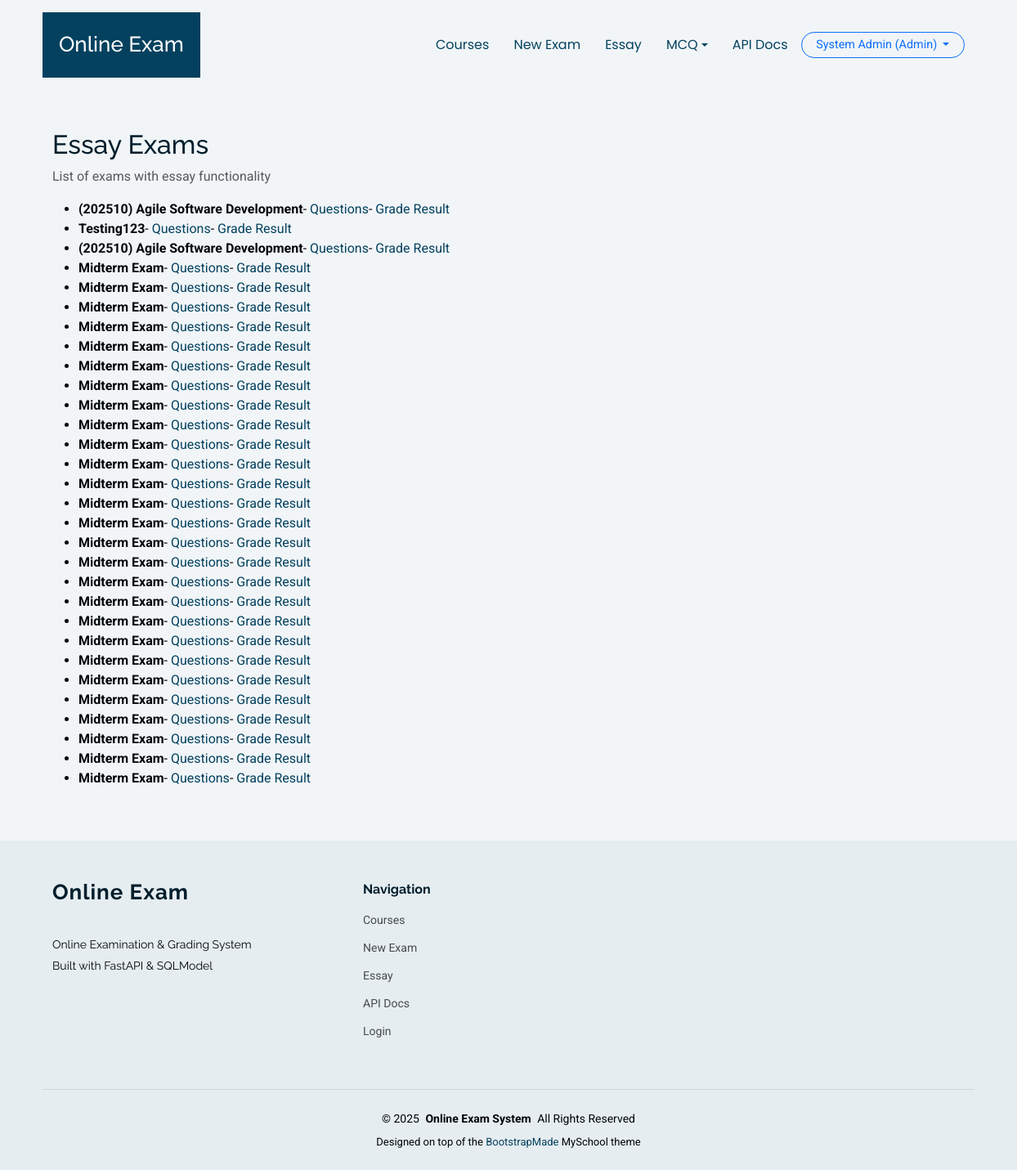
Screenshot of /essay (signed in) with the database file from the repository.
### app/models.py (models this page shows)
class User(SQLModel, table=True):
    __table_args__ = (UniqueConstraint("email", name="uq_user_email"),)
    id: Optional[int] = Field(default=None, primary_key=True)
    name: str
    email: str  # must be unique
    password_hash: str
    role: str = Field(default="student")  # "admin", "lecturer", "student"
    student_id: Optional[int] = Field(default=None, foreign_key="student.id")
    is_active: bool = Field(default=True)
    created_at: datetime = Field(default_factory=datetime.utcnow)
    title: Optional[str] = None  # Dr., Prof., Assoc. Prof., Mr., Ms., Mrs., Ir., Ts.
    staff_id: Optional[str] = None  # Unique staff/employee ID (for lecturers)
    phone: Optional[str] = None  # Contact number
    last_login: Optional[datetime] = None  # Updated after login
    status: str = Field(default="active")  # active, suspended

class Exam(SQLModel, table=True):
    id: Optional[int] = Field(default=None, primary_key=True)
    title: str
    subject: str
    duration_minutes: int
    start_time: Optional[datetime] = None
    end_time: Optional[datetime] = None
    course_id: Optional[int] = Field(default=None, foreign_key="course.id")
    instructions: Optional[str] = None
    status: str = Field(default="draft")
    created_at: datetime = Field(default_factory=datetime.utcnow)
    updated_at: datetime = Field(default_factory=datetime.utcnow)

### app/routers/essay_ui.py (the view)
@router.get("/essay")
def essay_index(
    request: Request,
    session: Session = Depends(get_session),
    current_user: User | None = Depends(get_current_user),
):
    exams = session.exec(select(Exam)).all()
    exams_meta = []
    for ex in exams:
        has_q = (
            session.exec(select(ExamQuestion).where(ExamQuestion.exam_id == ex.id)).first()
            is not None
        )
        exams_meta.append({"exam": ex, "has_questions": has_q})
    return templates.TemplateResponse(
        "essay/index.html",
        {"request": request, "exams_meta": exams_meta, "current_user": current_user},
    )

### app/templates/essay/index.html (shortened to what this page needs)
{% extends "base.html" %}
{% block content %}
<div class="container py-5">
  <h2>Essay Exams</h2>
  <p class="text-muted">List of exams with essay functionality</p>
  <ul>
    {% for item in exams_meta %}
      {% set exam = item.exam %}
      {% set has_questions = item.has_questions %}
      <li>
        <strong>{{ exam.title }}</strong>
        {%- if not current_user or current_user.role != 'student' -%}
          - <a href="/essay/{{ exam.id }}/questions">Questions</a>
        {%- endif -%}
        {%- if current_user and current_user.role in ['lecturer','admin'] -%}
          - <a href="/essay/{{ exam.id }}/attempts">Grade Result</a>
        {%- else -%}
          {%- if has_questions -%}
            - <a href="/essay/{{ exam.id }}/attempts">Results</a>
          {%- endif -%}
        {%- endif -%}
      </li>
    {% else %}
      <li>No exams found</li>
    {% endfor %}
  </ul>
</div>
{% endblock %}

### app/templates/base.html (shortened to what this page needs)
<!DOCTYPE html>
<html lang="en">
<head>
  <link href="/static/myschool/assets/vendor/bootstrap/css/bootstrap.min.css" rel="stylesheet">
  <link href="/static/myschool/assets/vendor/bootstrap-icons/bootstrap-icons.css" rel="stylesheet">
  <link href="/static/myschool/assets/vendor/aos/aos.css" rel="stylesheet">
  <link href="/static/myschool/assets/vendor/swiper/swiper-bundle.min.css" rel="stylesheet">
  <link href="/static/myschool/assets/vendor/glightbox/css/glightbox.min.css" rel="stylesheet">
  <link href="/static/myschool/assets/css/main.css" rel="stylesheet">
</head>
<body class="index-page">
  <header id="header" class="header d-flex align-items-center sticky-top">
    <div
      class="header-container container-fluid container-xl position-relative d-flex align-items-center justify-content-end">
      <a href="/" class="logo d-flex align-items-center me-auto">
        <h1 class="sitename">Online Exam</h1>
      </a>
      <nav id="navmenu" class="navmenu">
        <ul>
          {% if current_user and (current_user.role == "lecturer" or current_user.role == "admin") %}
          <li><a href="/courses/">Courses</a></li>
          <li><a href="/exams/new">New Exam</a></li>
          <li><a href="/essay">Essay</a></li>
          <li class="nav-item dropdown">
            <a class="nav-link dropdown-toggle" href="#" id="mcqDropdown" role="button" data-bs-toggle="dropdown" aria-expanded="false">
              MCQ
            </a>
          </li>
          <li><a href="/docs">API Docs</a></li>
          {% endif %}
        </ul>
      </nav>
      <div class="d-flex align-items-center gap-2 ms-3 header-user-dropdown">
        {% if current_user %}
          <div class="dropdown">
            <button class="btn btn-outline-primary btn-sm header-auth-btn dropdown-toggle" type="button" id="userMenu"
              data-bs-toggle="dropdown" aria-expanded="false">
              {{ current_user.name }} ({{ current_user.role|capitalize }})
            </button>
          </div>
        {% else %}
          <a href="/auth/login" class="btn btn-outline-primary btn-sm header-auth-btn">Login</a>
          <a href="/auth/register-student" class="btn btn-primary btn-sm header-auth-btn">Student Register</a>
        {% endif %}
      </div>
    </div>
  </header>
  <main class="main">
    {% block content %}{% endblock %}
  </main>
  <footer id="footer" class="footer position-relative light-background">
    <div class="container footer-top">
      <div class="row gy-4">
        <div class="col-lg-4 col-md-6 footer-about">
          <a href="/courses/" class="logo d-flex align-items-center">
            <span class="sitename">Online Exam</span>
          </a>
          <div class="footer-contact pt-3">
            <p>Online Examination &amp; Grading System</p>
            <p>Built with FastAPI &amp; SQLModel</p>
          </div>
        </div>
        <div class="col-lg-2 col-md-3 footer-links">
          <h4>Navigation</h4>
          <ul>
            <li><a href="/courses/">Courses</a></li>
            <li><a href="/exams/new">New Exam</a></li>
            <li><a href="/essay">Essay</a></li>
            <li><a href="/docs">API Docs</a></li>
            <li><a href="/auth/login">Login</a></li>
          </ul>
        </div>
      </div>
    </div>
    <div class="container copyright text-center mt-4">
      <p>&copy; <span>2025</span> <strong class="px-1 sitename">Online Exam System</strong> <span>All Rights
          Reserved</span></p>
      <div class="credits">
        Designed on top of the <a href="https://bootstrapmade.com/">BootstrapMade</a> MySchool theme
      </div>
    </div>
  </footer>
</body>
</html>

### app/templates/base.html (style rules this page uses)
.header-user-dropdown .dropdown-toggle, .header-auth-btn { border-radius: 999px; padding-inline: 1.1rem; font-size: 0.9rem; }

### rows the page displays
User: name "System Admin", role "Admin"
Exam: title "(202510) Agile Software Development"
Exam: title "Testing123"
Exam: title "(202510) Agile Software Development"
Exam: title "Midterm Exam"
Exam: title "Midterm Exam"
Exam: title "Midterm Exam"
Exam: title "Midterm Exam"
Exam: title "Midterm Exam"
Exam: title "Midterm Exam"
Exam: title "Midterm Exam"
Exam: title "Midterm Exam"
Exam: title "Midterm Exam"
Exam: title "Midterm Exam"
Exam: title "Midterm Exam"
Exam: title "Midterm Exam"
Exam: title "Midterm Exam"
Exam: title "Midterm Exam"
Exam: title "Midterm Exam"
Exam: title "Midterm Exam"
Exam: title "Midterm Exam"
Exam: title "Midterm Exam"
Exam: title "Midterm Exam"
Exam: title "Midterm Exam"
Exam: title "Midterm Exam"
Exam: title "Midterm Exam"
Exam: title "Midterm Exam"
Exam: title "Midterm Exam"
Exam: title "Midterm Exam"
Exam: title "Midterm Exam"
Exam: title "Midterm Exam"
